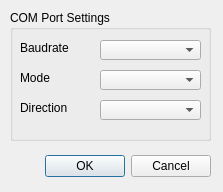
<?xml version="1.0" encoding="UTF-8"?>
<ui version="4.0">
 <class>QCanCfgGui</class>
 <widget class="QDialog" name="QCanCfgGui">
  <property name="geometry">
   <rect>
    <x>0</x>
    <y>0</y>
    <width>223</width>
    <height>192</height>
   </rect>
  </property>
  <property name="windowTitle">
   <string>Device Specific Configuration</string>
  </property>
  <property name="windowIcon">
   <iconset>
    <normaloff>:/products/6ai_snap</normaloff>:/products/6ai_snap</iconset>
  </property>
  <widget class="QDialogButtonBox" name="buttonBox">
   <property name="geometry">
    <rect>
     <x>40</x>
     <y>150</y>
     <width>171</width>
     <height>32</height>
    </rect>
   </property>
   <property name="orientation">
    <enum>Qt::Horizontal</enum>
   </property>
   <property name="standardButtons">
    <set>QDialogButtonBox::Cancel|QDialogButtonBox::Ok</set>
   </property>
  </widget>
  <widget class="QGroupBox" name="groupBox">
   <property name="geometry">
    <rect>
     <x>10</x>
     <y>10</y>
     <width>201</width>
     <height>131</height>
    </rect>
   </property>
   <property name="title">
    <string>COM Port Settings</string>
   </property>
   <widget class="QComboBox" name="clComboBoxCOMBaud">
    <property name="geometry">
     <rect>
      <x>90</x>
      <y>30</y>
      <width>101</width>
      <height>20</height>
     </rect>
    </property>
    <property name="toolTip">
     <string>&lt;html&gt;&lt;head&gt;&lt;meta name=&quot;qrichtext&quot; content=&quot;1&quot; /&gt;&lt;style type=&quot;text/css&quot;&gt;
p, li { white-space: pre-wrap; }
&lt;/style&gt;&lt;/head&gt;&lt;body style=&quot; font-family:'MS Shell Dlg 2'; font-size:8.25pt; font-weight:400; font-style:normal;&quot;&gt;
&lt;p style=&quot; margin-top:0px; margin-bottom:0px; margin-left:0px; margin-right:0px; -qt-block-indent:0; text-indent:0px; font-size:8pt;&quot;&gt;Select CAN Hardware you wont to use.&lt;/p&gt;&lt;/body&gt;&lt;/html&gt;</string>
    </property>
   </widget>
   <widget class="QLabel" name="clLabelCOMBaud">
    <property name="geometry">
     <rect>
      <x>10</x>
      <y>30</y>
      <width>61</width>
      <height>16</height>
     </rect>
    </property>
    <property name="text">
     <string>Baudrate</string>
    </property>
   </widget>
   <widget class="QLabel" name="clLabelCOMMode">
    <property name="geometry">
     <rect>
      <x>10</x>
      <y>60</y>
      <width>61</width>
      <height>16</height>
     </rect>
    </property>
    <property name="text">
     <string>Mode</string>
    </property>
   </widget>
   <widget class="QComboBox" name="clComboBoxCOMMode">
    <property name="geometry">
     <rect>
      <x>90</x>
      <y>60</y>
      <width>101</width>
      <height>20</height>
     </rect>
    </property>
    <property name="toolTip">
     <string>&lt;html&gt;&lt;head&gt;&lt;meta name=&quot;qrichtext&quot; content=&quot;1&quot; /&gt;&lt;style type=&quot;text/css&quot;&gt;
p, li { white-space: pre-wrap; }
&lt;/style&gt;&lt;/head&gt;&lt;body style=&quot; font-family:'MS Shell Dlg 2'; font-size:8.25pt; font-weight:400; font-style:normal;&quot;&gt;
&lt;p style=&quot; margin-top:0px; margin-bottom:0px; margin-left:0px; margin-right:0px; -qt-block-indent:0; text-indent:0px; font-size:8pt;&quot;&gt;Select CAN Hardware you wont to use.&lt;/p&gt;&lt;/body&gt;&lt;/html&gt;</string>
    </property>
   </widget>
   <widget class="QComboBox" name="clComboBoxCOMDirection">
    <property name="geometry">
     <rect>
      <x>90</x>
      <y>90</y>
      <width>101</width>
      <height>20</height>
     </rect>
    </property>
    <property name="toolTip">
     <string>&lt;html&gt;&lt;head&gt;&lt;meta name=&quot;qrichtext&quot; content=&quot;1&quot; /&gt;&lt;style type=&quot;text/css&quot;&gt;
p, li { white-space: pre-wrap; }
&lt;/style&gt;&lt;/head&gt;&lt;body style=&quot; font-family:'MS Shell Dlg 2'; font-size:8.25pt; font-weight:400; font-style:normal;&quot;&gt;
&lt;p style=&quot; margin-top:0px; margin-bottom:0px; margin-left:0px; margin-right:0px; -qt-block-indent:0; text-indent:0px; font-size:8pt;&quot;&gt;Select CAN Hardware you wont to use.&lt;/p&gt;&lt;/body&gt;&lt;/html&gt;</string>
    </property>
   </widget>
   <widget class="QLabel" name="clLabelCOMDirection">
    <property name="geometry">
     <rect>
      <x>10</x>
      <y>90</y>
      <width>61</width>
      <height>16</height>
     </rect>
    </property>
    <property name="text">
     <string>Direction</string>
    </property>
   </widget>
  </widget>
 </widget>
 <resources/>
 <connections>
  <connection>
   <sender>buttonBox</sender>
   <signal>accepted()</signal>
   <receiver>QCanCfgGui</receiver>
   <slot>accept()</slot>
   <hints>
    <hint type="sourcelabel">
     <x>248</x>
     <y>254</y>
    </hint>
    <hint type="destinationlabel">
     <x>157</x>
     <y>274</y>
    </hint>
   </hints>
  </connection>
  <connection>
   <sender>buttonBox</sender>
   <signal>rejected()</signal>
   <receiver>QCanCfgGui</receiver>
   <slot>reject()</slot>
   <hints>
    <hint type="sourcelabel">
     <x>316</x>
     <y>260</y>
    </hint>
    <hint type="destinationlabel">
     <x>286</x>
     <y>274</y>
    </hint>
   </hints>
  </connection>
 </connections>
</ui>
